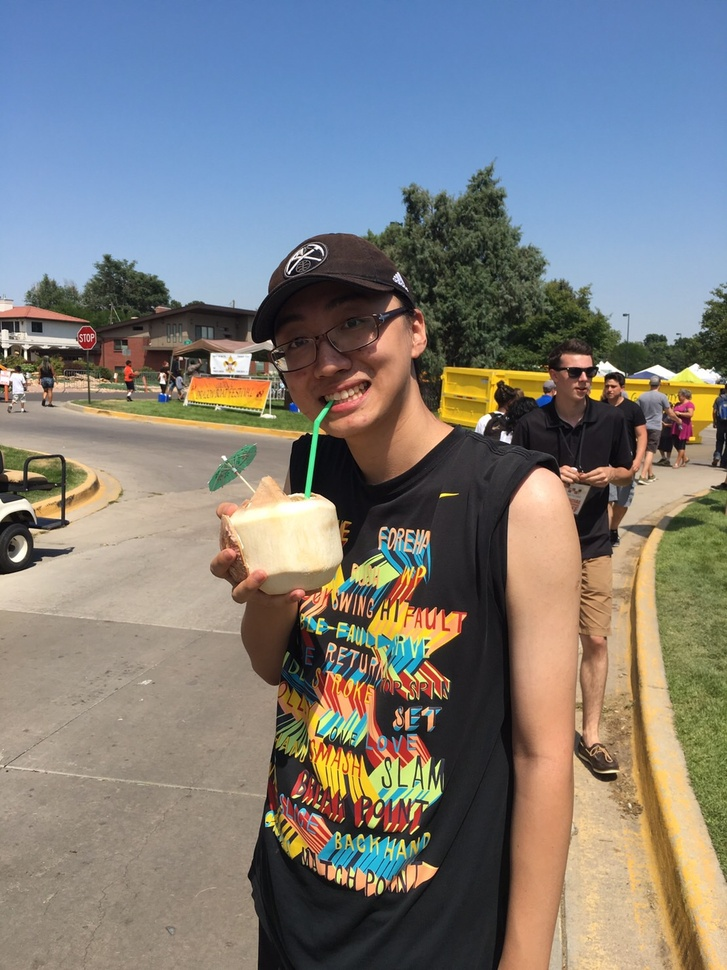
#> input picture HW2/image.jpg, 727 x 970 px, shrunk from 1108 x 1478 before the run
$ python HW2_Xiaosong_Wang.py
#> lines starting #> are read from the running program, lines starting #| are printed output that depends on the picture
# -*- coding: utf-8 -*-
"""
Created on Sun Sep 20 18:54:30 2020

@author: simon
"""

import numpy as np
import cv2
from matplotlib import pyplot as plt
from scipy.signal import convolve2d

# Read image
img=cv2.imread('./image.jpg')
#> img is the input picture: shape (970, 727, 3); mean B, G, R 123.5, 125.8, 127
img_gray = cv2.cvtColor(img, cv2.COLOR_BGR2GRAY)
plt.figure()
plt.title('original image')
plt.imshow(img_gray,cmap='gray', vmin=0, vmax=255)

# ****************************************************************************
# Average filter
# ****************************************************************************

avg_kern_1 = np.array(
    [[1/16, 1/8, 1/16],
    [1/8, 1/4, 1/8],
    [1/16, 1/8, 1/16]]
)
avg_kern_2 = np.array(
    [[1/36,1/36,1/36,1/36,1/36,1/36],
    [1/36,1/36,1/36,1/36,1/36,1/36],
    [1/36,1/36,1/36,1/36,1/36,1/36],
    [1/36,1/36,1/36,1/36,1/36,1/36],
    [1/36,1/36,1/36,1/36,1/36,1/36],
    [1/36,1/36,1/36,1/36,1/36,1/36]]
)

# 3*3 Average filter
average_1 = cv2.filter2D(img_gray,-1,avg_kern_1)
plt.figure()
plt.title('average filter(3*3)')
plt.imshow(average_1,cmap='gray', vmin=0, vmax=255)

# 5*5 Average filter
average_2 = cv2.filter2D(img_gray,-1,avg_kern_2)
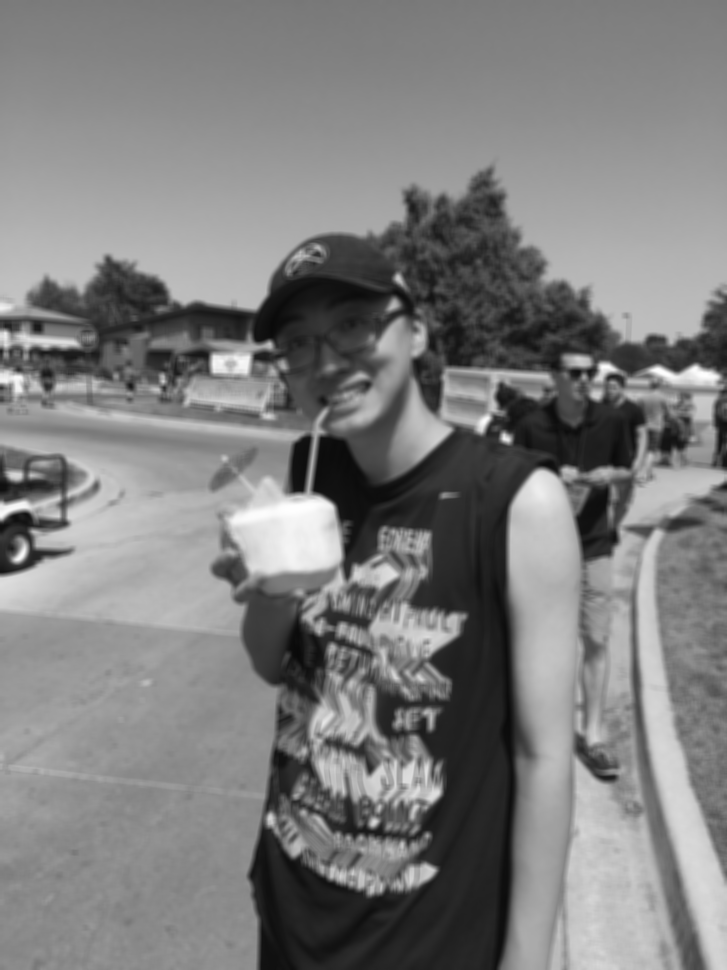
#> average_2: shape (970, 727); min 9, max 254, mean 125.9
plt.figure()
plt.title('average filter(5*5)')
plt.imshow(average_2,cmap='gray', vmin=0, vmax=255)

# ****************************************************************************
# Sobel filter
# ****************************************************************************

sobel_vert = np.array([
    [-1.0, 0.0, 1.0],
    [-2.0, 0.0, 2.0],
    [-1.0, 0.0, 1.0]]
)
sobel_horiz = sobel_vert.T

# use OpenCV functions
dst_vert = cv2.filter2D(img_gray, -1, sobel_vert)
dst_horiz = cv2.filter2D(img_gray, -1, sobel_horiz)
plt.figure()
plt.title('Vert_by opencv')
plt.imshow(dst_vert,cmap='gray', vmin=0, vmax=255)
plt.figure()
plt.title('Horiz_ by opencv')
plt.imshow(dst_horiz,cmap='gray', vmin=0, vmax=255)

# Try cv.filter2D to get the gradient
grad = np.sqrt(np.square(dst_vert) + np.square(dst_horiz)).astype(int)
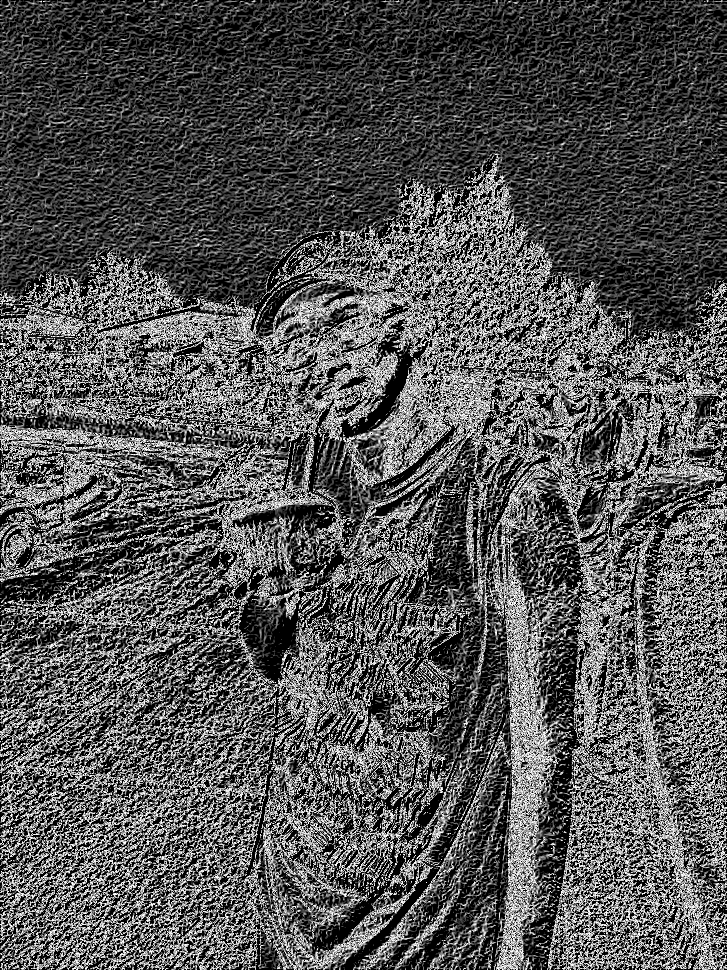
#> grad: shape (970, 727) int64; min 0, max 15, mean 4.99; drawn with min black and max white
plt.figure()
plt.title('Gradient Edge by opencv')
plt.imshow(grad,cmap='gray', vmin=0, vmax=255)

# Max Edge by opencv
grad2=np.maximum(dst_vert, dst_horiz)
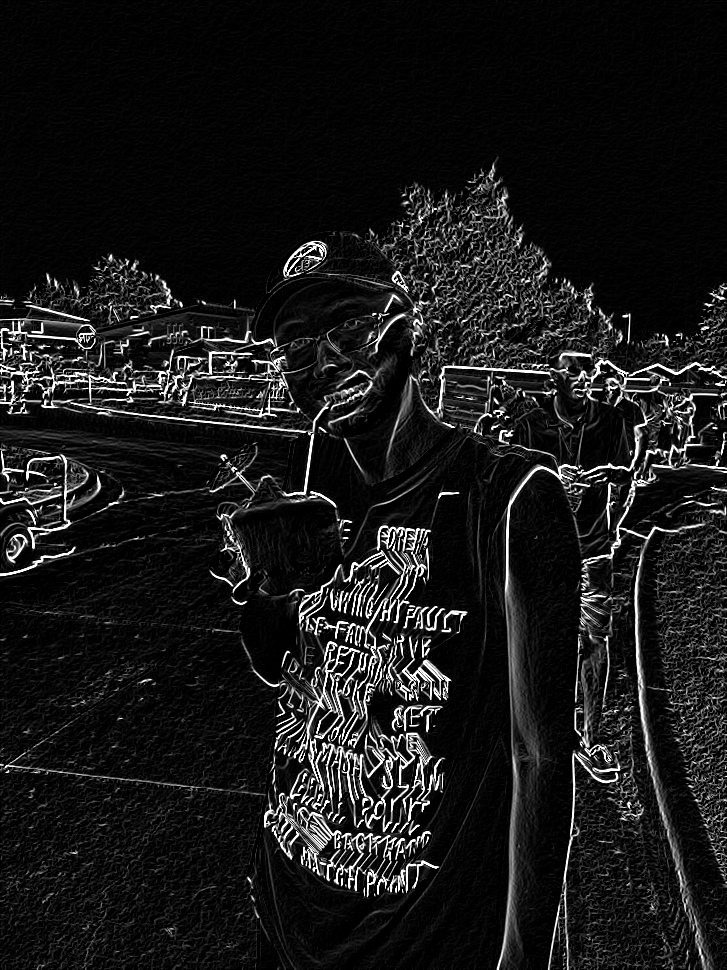
#> grad2: shape (970, 727); min 0, max 255, mean 24.8
plt.figure()
plt.title('Max Edge by opencv')
plt.imshow(grad2,cmap='gray', vmin=0, vmax=255)

# Try convolve2d
dst_vert = convolve2d(img_gray,sobel_vert, mode='same', boundary = 'symm', fillvalue=0)
dst_horiz = convolve2d(img_gray,sobel_horiz, mode='same', boundary = 'symm', fillvalue=0)
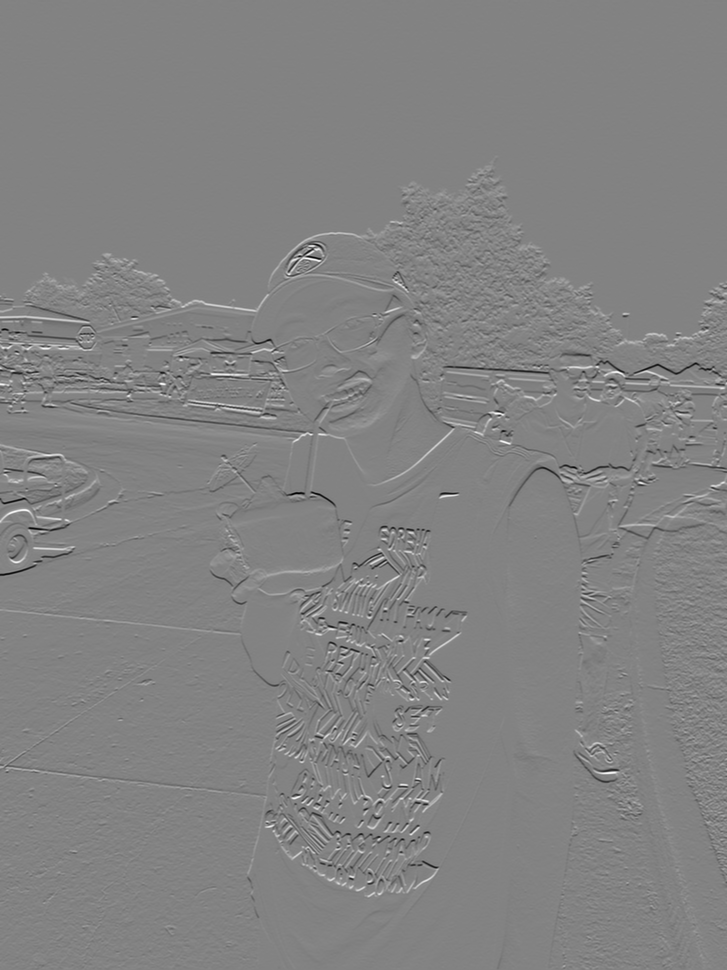
#> dst_horiz: shape (970, 727) float64; min -948, max 901, mean 0.1; drawn with min black and max white
grad3 = np.sqrt(np.square(dst_vert) + np.square(dst_horiz))
grad3 *= 255.0 / np.max(grad3)
plt.figure()
plt.title('Gradient Edge by convolve2d')
plt.imshow(grad3,cmap='gray', vmin=0, vmax=255)

# ****************************************************************************
# Laplacian filter
# ****************************************************************************

l_kern_1 = np.array([
  [ 0.0,  1.0, 0.0],
  [ 1.0, -4.0, 1.0],
  [ 0.0,  1.0, 0.0]]
)
l_kern_2 = np.array([
  [1.0,  1.0, 1.0],
  [1.0, -8.0, 1.0],
  [1.0,  1.0, 1.0]]
    )

Edge_l = cv2.filter2D(img_gray, -1, l_kern_1)
Edge_2 = cv2.filter2D(img_gray, -1, l_kern_2)
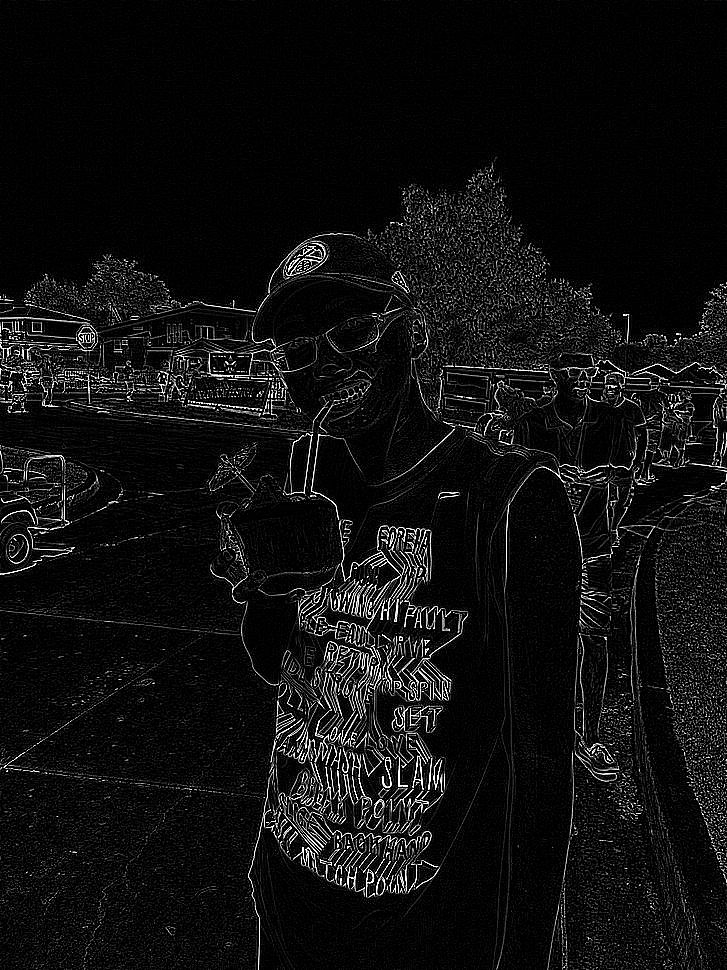
#> Edge_2: shape (970, 727); min 0, max 255, mean 16.1

# Laplacian Edge 1
plt.figure()
plt.title('Laplacian Edge')
plt.imshow(Edge_l,cmap='gray', vmin=0, vmax=255)

# Laplacian Edge 2
plt.figure()
plt.title('Laplacian Edge')
plt.imshow(Edge_2,cmap='gray', vmin=0, vmax=255)


# ****************************************************************************
# Median filter
# ****************************************************************************

height,width = np.shape(img_gray)
#> height = 970; width = 727
median = np.zeros((height,width),dtype=float)
for i in range(1,height-2):
    for j in range(1,width-2):
        sorted_pixels = sorted(np.ndarray.flatten(img_gray[i-1:i+2,j-1:j+2]))
        median[i][j] = sorted_pixels[4]
plt.figure()
plt.title('Median Filter')
plt.imshow(median,cmap='gray', vmin=0, vmax=255)

# ****************************************************************************
# Guassian filter
# ****************************************************************************

G_ker=np.array([
        [ 1,  4,  4,  4,  1],
        [ 4, 16, 26, 16,  4],
        [ 7, 26, 41, 26,  7],
        [ 4, 16, 26, 16,  4],
        [ 1,  4,  4,  4,  1]]
)
G_ker =G_ker/np.sum(G_ker)
Gaussian = cv2.filter2D(img_gray, -1, G_ker)
plt.figure()
plt.title('Gaussian Blur')
plt.imshow(Gaussian,cmap='gray', vmin=0, vmax=255)

# ****************************************************************************
# Maximum filter
# https://www.geeksforgeeks.org/spatial-filtering-and-its-types/#:~:text=Spatial%20Filtering%20technique%20is%20used,mask%20traverses%20all%20image%20pixels.
# ****************************************************************************

height,width = np.shape(img_gray)
max = np.zeros((height,width),dtype=float)
for i in range(1,height-2):
    for j in range(1,width-2):
        sorted_pixels = sorted(np.ndarray.flatten(img_gray[i-1:i+2,j-1:j+2]))
        max[i][j] = sorted_pixels[8]
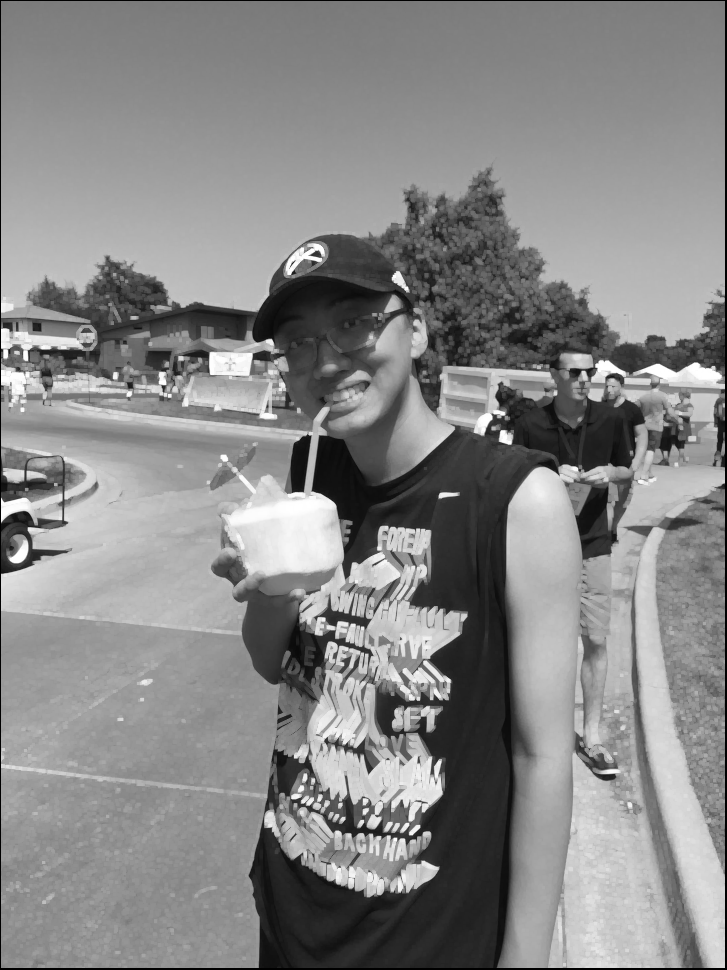
#> max: shape (970, 727) float64; min 0, max 255, mean 135.1
plt.figure()
plt.title('Maximum Filter filter')
plt.imshow(max,cmap='gray', vmin=0, vmax=255)
